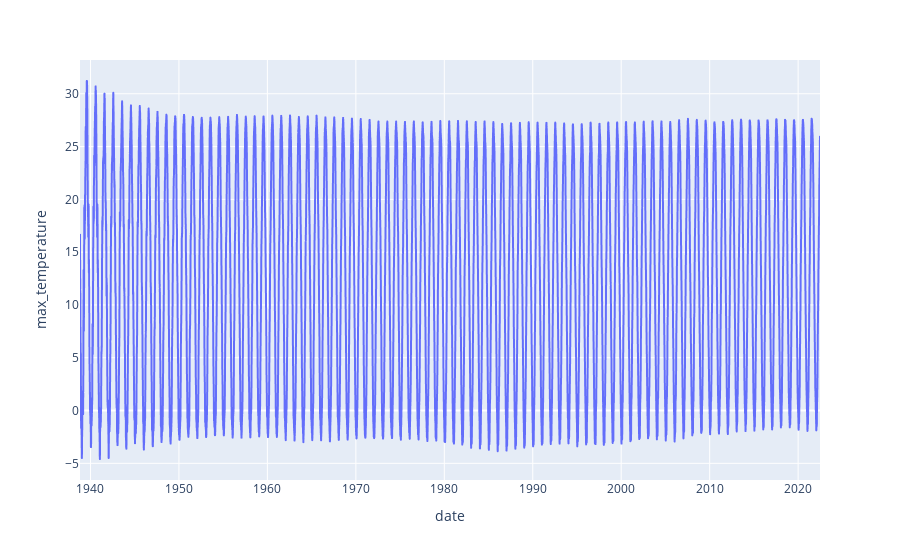

Notebook code for this chart:
### Code cell
import plotly.express as px
fig = px.line(df, x=df.index, y='max_temperature')
fig.show()

### Figure 1 — Plotly figure (JSON) as saved in the notebook; plotly's stock layout.template omitted (floating-point values rounded to 4 significant figures; data arrays with more than 128 entries replaced by an {"elided": "..."} marker saying what was removed)
{"data": [{"hovertemplate": "date=%{x}<br>max_temperature=%{y}<extra></extra>", "legendgroup": "", "line": {"color": "#636efa", "dash": "solid"}, "marker": {"symbol": "circle"}, "mode": "lines", "name": "", "showlegend": false, "type": "scattergl", "x": {"elided": "30558 str values"}, "xaxis": "x", "y": {"elided": "30558 float values"}, "yaxis": "y"}], "layout": {"legend": {"tracegroupgap": 0}, "margin": {"t": 60}, "xaxis": {"anchor": "y", "domain": [0, 1], "title": {"text": "date"}}, "yaxis": {"anchor": "x", "domain": [0, 1], "title": {"text": "max_temperature"}}}}
